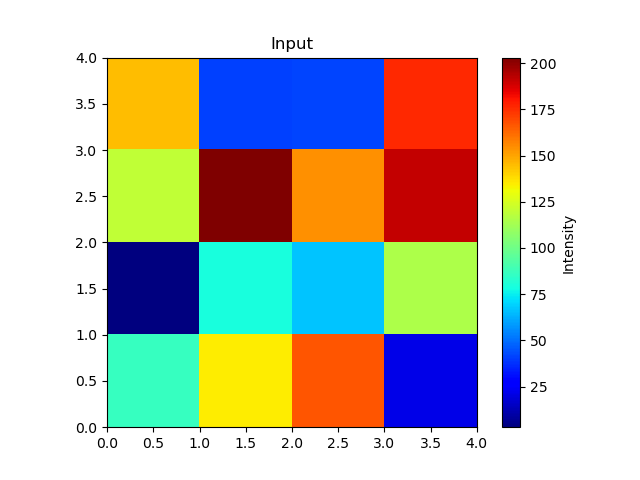
#> input picture Q1dinput.png, 640 x 480 px
$ python -i he.py   (imports and definitions only)
#> lines starting #> are read from the running program, lines starting #| are printed output that depends on the picture
import cv2
import numpy as np
import matplotlib.pyplot as plt

def myHistEqualize(img):
    # Check if image is color
    is_color = len(img.shape) == 3 and img.shape[2] == 3
#> is_color = True

    # Step 1: Convert to YCrCb if color, otherwise use grayscale
    if is_color:
        # Convert RGB to YCrCb
        ycrcb_img = cv2.cvtColor(img, cv2.COLOR_RGB2YCrCb)
#> ycrcb_img: shape (480, 640, 3); mean of channels 0, 1, 2 191.2, 128.7, 122.7
        Y, Cr, Cb = cv2.split(ycrcb_img)
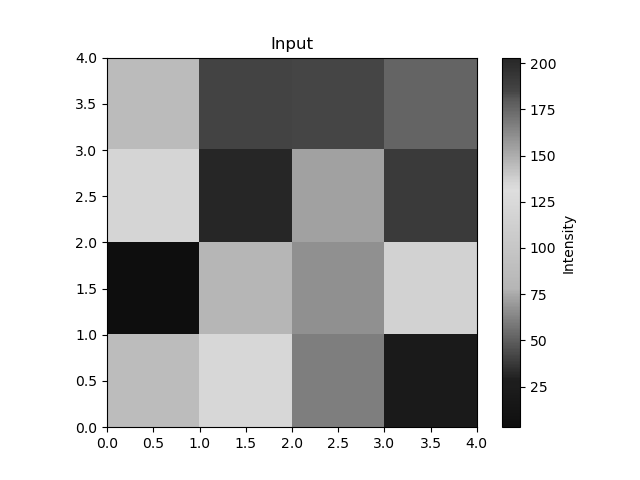
#> Y: shape (480, 640); min 0, max 255, mean 191.2
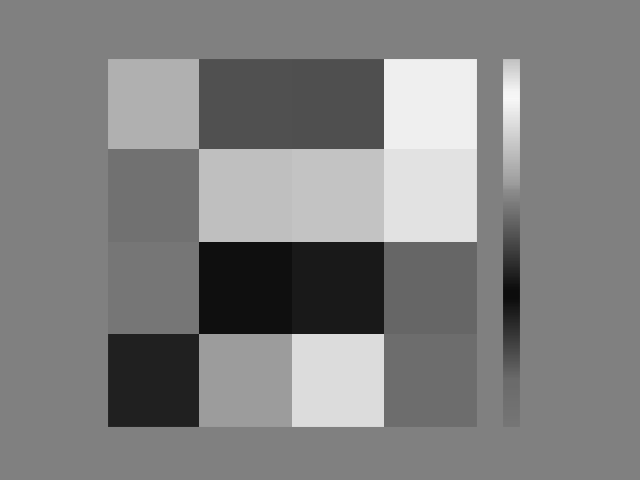
#> Cr: shape (480, 640); min 12, max 248, mean 128.7
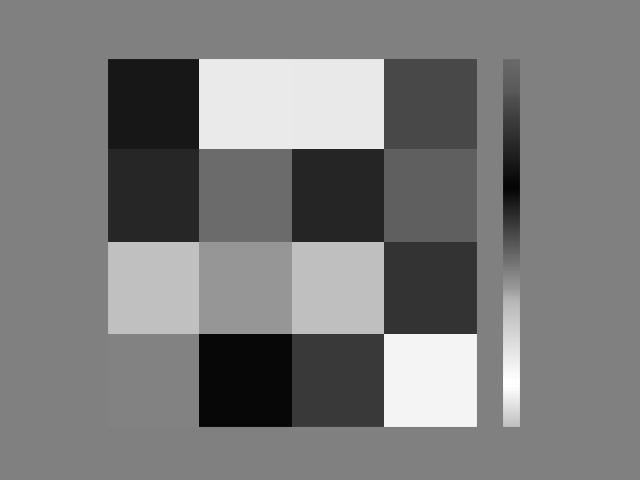
#> Cb: shape (480, 640); min 5, max 255, mean 122.7
    else:
        Y = img.copy()

    # Step 2: Compute histogram of Y
    hist, bins = np.histogram(Y.flatten(), bins=256, range=[0, 256])
#> hist = 256 values, max 156959 at index 255, min 0 at index 85, mean 1200; bins = 257 values from 0 to 256

    # Normalize histogram to probability distribution
    p = hist / np.sum(hist)
#> p = 256 values, max 0.511 at index 255, min 0 at index 85, mean 0.00391

    # Step 3: Compute CDF
    cdf = np.cumsum(p)
#> cdf = 256 values from 0.00889 to 1

    # Step 4: Create mapping function
    new_Y_mapping = np.round(cdf * 255).astype(np.uint8)
#> new_Y_mapping = 256 values from 2 to 255

    # Step 5: Apply mapping to Y channel
    Y_eq = new_Y_mapping[Y]
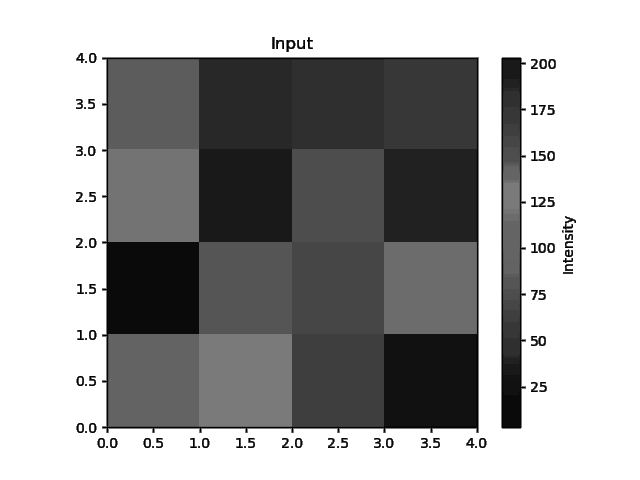
#> Y_eq: shape (480, 640); min 2, max 255, mean 162.4

    # Step 6: Process based on color/grayscale
    if is_color:
        # Merge Y_eq with Cr and Cb
        enhanced_ycrcb = cv2.merge([Y_eq, Cr, Cb])
#> enhanced_ycrcb: shape (480, 640, 3); mean of channels 0, 1, 2 162.4, 128.7, 122.7
        # Convert back to RGB
        enhanced_img = cv2.cvtColor(enhanced_ycrcb, cv2.COLOR_YCrCb2RGB)
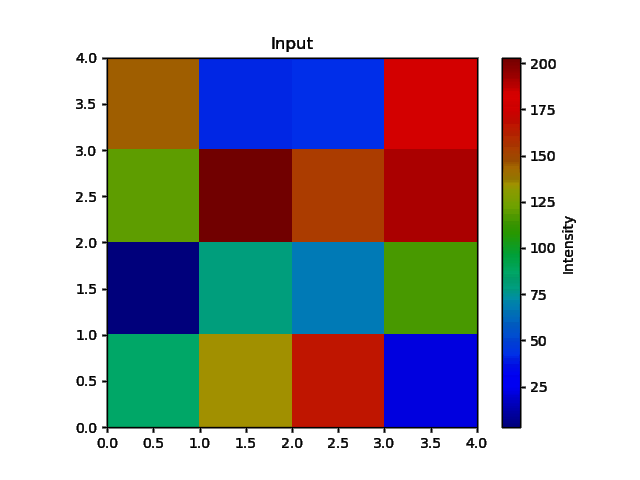
#> enhanced_img: shape (480, 640, 3); mean R, G, B 170.5, 165.4, 167
    else:
        enhanced_img = Y_eq

    return enhanced_img, Y, Y_eq, hist

def display_results(original_img, enhanced_img, Y, Y_eq, original_hist):
    # Create figure with subplots
    fig, axes = plt.subplots(2, 2, figsize=(12, 10))

    # Display original image
    if len(original_img.shape) == 3:
        axes[0, 0].imshow(original_img)
    else:
        axes[0, 0].imshow(original_img, cmap='gray')
    axes[0, 0].set_title('Original Image')
    axes[0, 0].axis('off')

    # Display enhanced image
    if len(enhanced_img.shape) == 3:
        axes[0, 1].imshow(enhanced_img)
    else:
        axes[0, 1].imshow(enhanced_img, cmap='gray')
    axes[0, 1].set_title('Enhanced Image')
    axes[0, 1].axis('off')

    # Display original histogram of Y
    axes[1, 0].bar(range(256), original_hist, width=1.0)
    axes[1, 0].set_title('Histogram of Original Y Channel')
    axes[1, 0].set_xlabel('Pixel Value')
    axes[1, 0].set_ylabel('Frequency')
    axes[1, 0].set_xlim([0, 255])

    # Display enhanced histogram of Y_eq
    enhanced_hist, _ = np.histogram(Y_eq.flatten(), bins=256, range=[0, 256])
    axes[1, 1].bar(range(256), enhanced_hist, width=1.0)
    axes[1, 1].set_title('Histogram of Enhanced Y Channel')
    axes[1, 1].set_xlabel('Pixel Value')
    axes[1, 1].set_ylabel('Frequency')
    axes[1, 1].set_xlim([0, 255])

    plt.tight_layout()
    plt.show()

# Example usage
# [25 lines not run here, left out]

>>> import cv2
>>> picture = cv2.cvtColor(cv2.imread('Q1dinput.png'), cv2.COLOR_BGR2RGB)
>>> result = myHistEqualize(picture)
